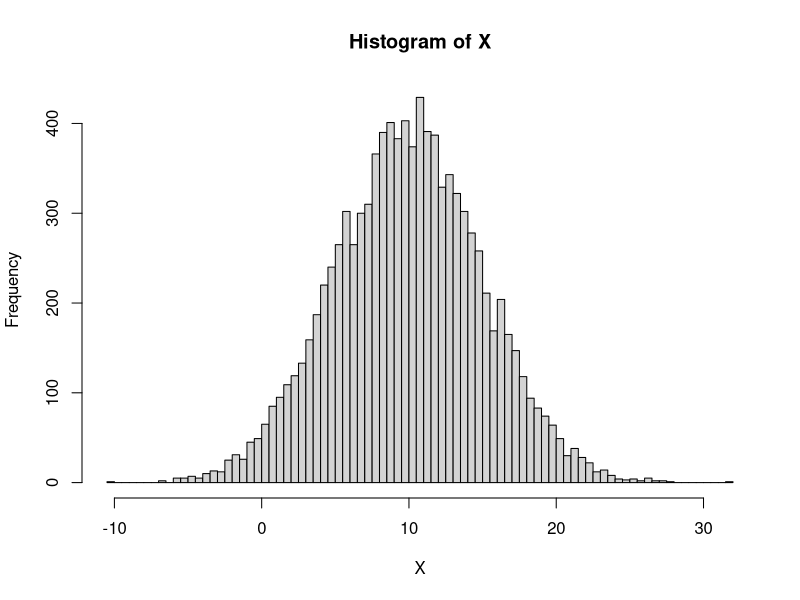
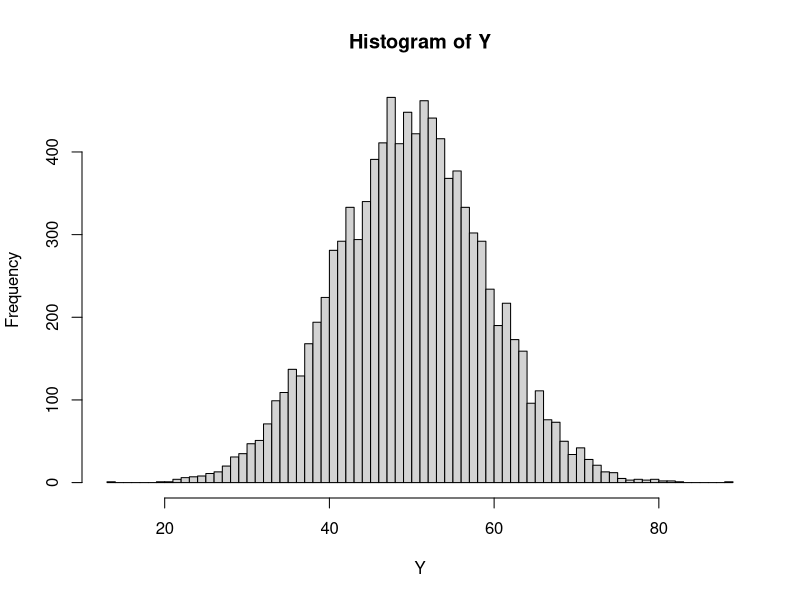

The R script that drew these images, in order:
## Transformation
# x Temp in Celcius, y in Fahrenheit
# y = 1.8 * x + 32
# Mittelwert ist linear
MW_X = 10
a = 1.8
b = 32
MW_y = a * MW_X + b #50

SD_X = 5
SD_Y = abs(a) * SD_X #9

# Simulationsstudie
set.seed(42)
X = rnorm(10000,10,5)
mean(X) # 9.94
sd(X)   # 5.03
hist(X,100)

Y = a*X + b #Gilt fuer alle Datenpunkte 
hist(Y, 100)
mean(Y) # 49.89
sd(Y)   #  9.05
